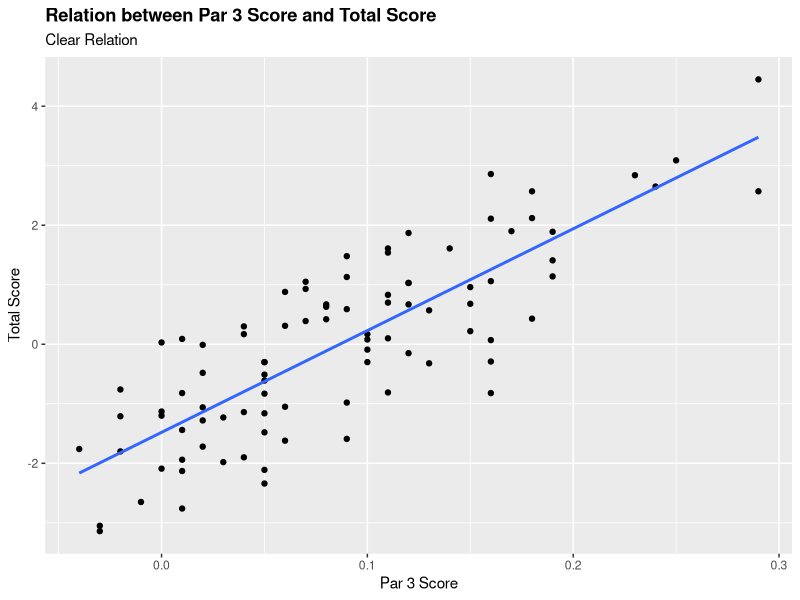
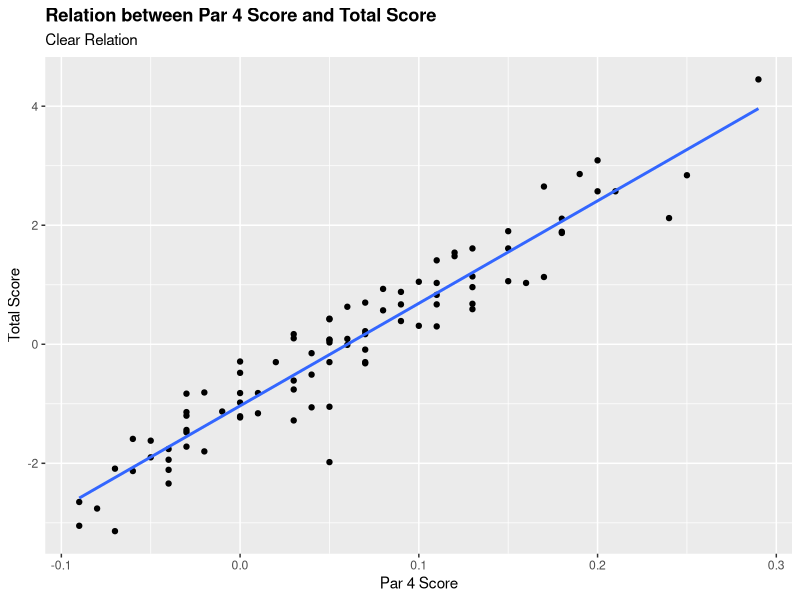
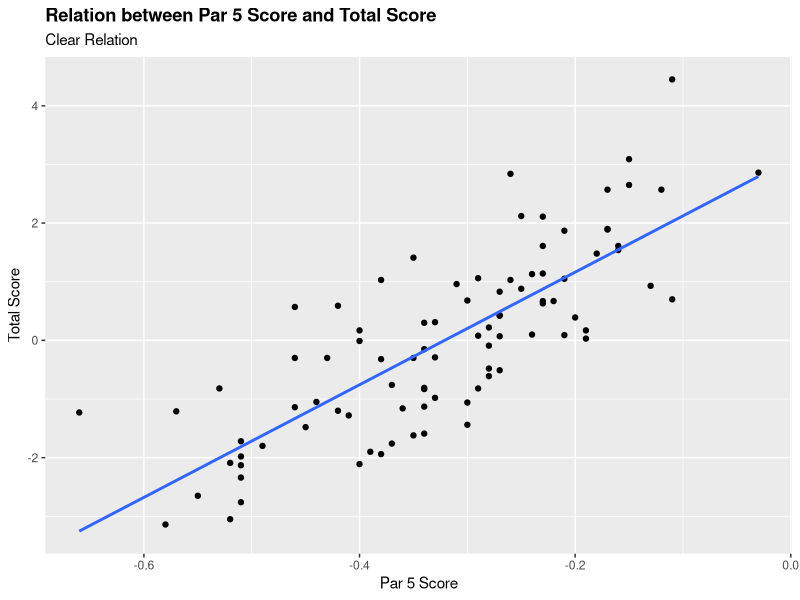
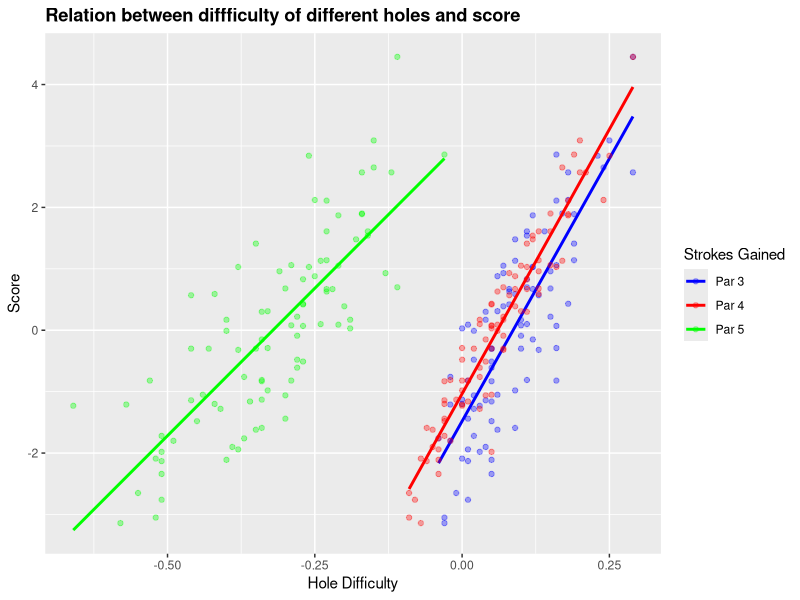

Write the R code that produced these figures, in order.
## ---- chunk 1
#| echo: FALSE
#| message: FALSE
#| warning: FALSE
library(tidyverse)
library(patchwork)
library(dplyr)
library(ggpubr)
golf_data <- read_csv(file = "dg_new_course_table.csv")
## ---- chunk 2
#| echo: FALSE
#| message: FALSE
p1 <- golf_data |> ggplot(mapping = aes(x = adj_par_3_score, y = adj_score_to_par)) +
    geom_point() + 
    geom_smooth(method = "lm", se = FALSE) + labs(title = "Relation between Par 3 Score and Total Score", subtitle = "Clear Relation", x = "Par 3 Score", y = "Total Score") + theme(plot.title = element_text(face = "bold"))  

model <- lm(adj_score_to_par ~ adj_par_3_score, data = golf_data)
slope <- coef(model)[2]

p2 <- golf_data |> ggplot(mapping = aes(x = adj_par_4_score, y = adj_score_to_par)) + 
    geom_point() + geom_smooth(method = "lm", se = FALSE) + labs(title = "Relation between Par 4 Score and Total Score", subtitle = "Clear Relation", x = "Par 4 Score", y = "Total Score") + theme(plot.title = element_text(face = "bold")) 

model2 <- lm(adj_score_to_par ~ adj_par_4_score, data = golf_data)
slope2 <- coef(model2)[2]

p3 <- golf_data |> ggplot(mapping = aes(x = adj_par_5_score, y = adj_score_to_par)) + 
    geom_point() + geom_smooth(method = "lm", se = FALSE) + labs(title = "Relation between Par 5 Score and Total Score", subtitle = "Clear Relation", x = "Par 5 Score", y = "Total Score") + theme(plot.title = element_text(face = "bold")) 


model3 <- lm(adj_score_to_par ~ adj_par_5_score, data = golf_data)
slope3 <- coef(model3)[2]

combined_plot <- ggplot() + 
  geom_point(data = golf_data, aes(x = adj_par_3_score, y = adj_score_to_par, color = "Par 3"), alpha = 0.35) + 
  geom_smooth(data = golf_data, aes(x = adj_par_3_score, y = adj_score_to_par, color = "Par 3"), method = "lm", se = FALSE) +
  geom_point(data = golf_data, aes(x = adj_par_4_score, y = adj_score_to_par, color = "Par 4"), alpha = 0.35) + 
  geom_smooth(data = golf_data, aes(x = adj_par_4_score, y = adj_score_to_par, color = "Par 4"), method = "lm", se = FALSE) + 
  geom_point(data = golf_data, aes(x = adj_par_5_score, y = adj_score_to_par, color = "Par 5"), alpha = 0.35) + 
  geom_smooth(data = golf_data, aes(x = adj_par_5_score, y = adj_score_to_par, color = "Par 5"), method = "lm", se = FALSE) + 
  labs(title = "Relation between diffficulty of different holes and score", x = "Hole Difficulty", y = "Score", color = "Strokes Gained") + 
  theme(plot.title = element_text(face = "bold")) +
  scale_color_manual(values = c("Par 3" = "blue", "Par 4" = "red", "Par 5" = "green"))

p1
p2
p3
combined_plot
